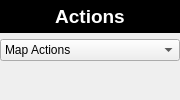
             <widget class="QFrame" name="gridActionsList">
              <property name="maximumSize">
               <size>
                <width>180</width>
                <height>16777215</height>
               </size>
              </property>
              <layout class="QGridLayout" name="gridLayout_84">
               <property name="leftMargin">
                <number>0</number>
               </property>
               <property name="topMargin">
                <number>0</number>
               </property>
               <property name="rightMargin">
                <number>0</number>
               </property>
               <property name="bottomMargin">
                <number>0</number>
               </property>
               <item row="0" column="0" colspan="2">
                <widget class="QLabel" name="label_22">
                 <property name="palette">
                  <palette>
                   <active>
                    <colorrole role="WindowText">
                     <brush brushstyle="SolidPattern">
                      <color alpha="255">
                       <red>255</red>
                       <green>255</green>
                       <blue>255</blue>
                      </color>
                     </brush>
                    </colorrole>
                    <colorrole role="Base">
                     <brush brushstyle="SolidPattern">
                      <color alpha="255">
                       <red>255</red>
                       <green>255</green>
                       <blue>255</blue>
                      </color>
                     </brush>
                    </colorrole>
                    <colorrole role="Window">
                     <brush brushstyle="SolidPattern">
                      <color alpha="255">
                       <red>0</red>
                       <green>0</green>
                       <blue>0</blue>
                      </color>
                     </brush>
                    </colorrole>
                   </active>
                   <inactive>
                    <colorrole role="WindowText">
                     <brush brushstyle="SolidPattern">
                      <color alpha="255">
                       <red>255</red>
                       <green>255</green>
                       <blue>255</blue>
                      </color>
                     </brush>
                    </colorrole>
                    <colorrole role="Base">
                     <brush brushstyle="SolidPattern">
                      <color alpha="255">
                       <red>255</red>
                       <green>255</green>
                       <blue>255</blue>
                      </color>
                     </brush>
                    </colorrole>
                    <colorrole role="Window">
                     <brush brushstyle="SolidPattern">
                      <color alpha="255">
                       <red>0</red>
                       <green>0</green>
                       <blue>0</blue>
                      </color>
                     </brush>
                    </colorrole>
                   </inactive>
                   <disabled>
                    <colorrole role="WindowText">
                     <brush brushstyle="SolidPattern">
                      <color alpha="255">
                       <red>118</red>
                       <green>116</green>
                       <blue>108</blue>
                      </color>
                     </brush>
                    </colorrole>
                    <colorrole role="Base">
                     <brush brushstyle="SolidPattern">
                      <color alpha="255">
                       <red>0</red>
                       <green>0</green>
                       <blue>0</blue>
                      </color>
                     </brush>
                    </colorrole>
                    <colorrole role="Window">
                     <brush brushstyle="SolidPattern">
                      <color alpha="255">
                       <red>0</red>
                       <green>0</green>
                       <blue>0</blue>
                      </color>
                     </brush>
                    </colorrole>
                   </disabled>
                  </palette>
                 </property>
                 <property name="font">
                  <font>
                   <pointsize>14</pointsize>
                   <weight>75</weight>
                   <bold>true</bold>
                  </font>
                 </property>
                 <property name="layoutDirection">
                  <enum>Qt::LeftToRight</enum>
                 </property>
                 <property name="autoFillBackground">
                  <bool>true</bool>
                 </property>
                 <property name="text">
                  <string>Actions</string>
                 </property>
                 <property name="scaledContents">
                  <bool>false</bool>
                 </property>
                 <property name="alignment">
                  <set>Qt::AlignCenter</set>
                 </property>
                </widget>
               </item>
               <item row="1" column="0" colspan="2">
                <widget class="QComboBox" name="comboActionType">
                 <item>
                  <property name="text">
                   <string>Map Actions</string>
                  </property>
                 </item>
                 <item>
                  <property name="text">
                   <string>Battle Actions</string>
                  </property>
                 </item>
                </widget>
               </item>
               <item row="2" column="0" colspan="2">
                <widget class="ListDB" name="listActions" native="true"/>
               </item>
              </layout>
             </widget>
